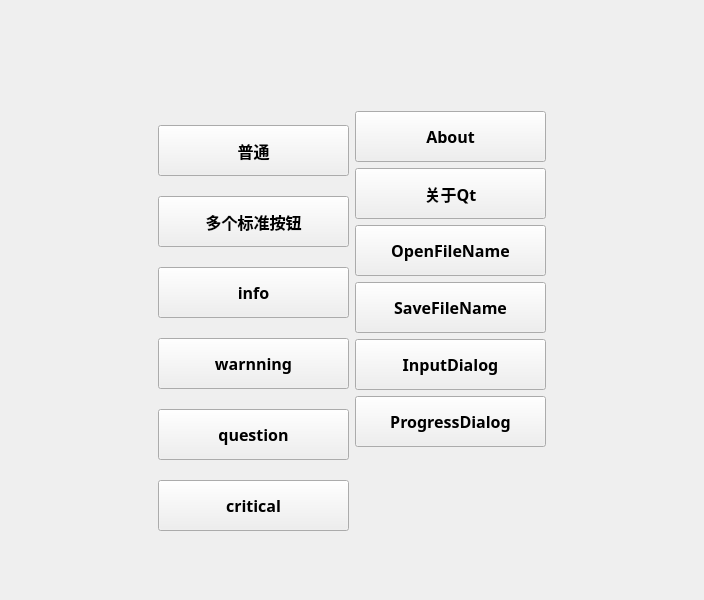
<?xml version="1.0" encoding="UTF-8"?>
<ui version="4.0">
 <class>Widget</class>
 <widget class="QWidget" name="Widget">
  <property name="geometry">
   <rect>
    <x>0</x>
    <y>0</y>
    <width>704</width>
    <height>600</height>
   </rect>
  </property>
  <property name="windowTitle">
   <string>Widget</string>
  </property>
  <layout class="QGridLayout" name="gridLayout">
   <item row="0" column="1">
    <spacer name="verticalSpacer">
     <property name="orientation">
      <enum>Qt::Orientation::Vertical</enum>
     </property>
     <property name="sizeHint" stdset="0">
      <size>
       <width>20</width>
       <height>142</height>
      </size>
     </property>
    </spacer>
   </item>
   <item row="1" column="0">
    <spacer name="horizontalSpacer">
     <property name="orientation">
      <enum>Qt::Orientation::Horizontal</enum>
     </property>
     <property name="sizeHint" stdset="0">
      <size>
       <width>137</width>
       <height>20</height>
      </size>
     </property>
    </spacer>
   </item>
   <item row="1" column="1">
    <layout class="QHBoxLayout" name="horizontalLayout">
     <item>
      <layout class="QVBoxLayout" name="verticalLayout">
       <item>
        <widget class="QPushButton" name="btnNormal">
         <property name="minimumSize">
          <size>
           <width>191</width>
           <height>51</height>
          </size>
         </property>
         <property name="maximumSize">
          <size>
           <width>191</width>
           <height>51</height>
          </size>
         </property>
         <property name="font">
          <font>
           <family>微软雅黑</family>
           <pointsize>12</pointsize>
           <bold>true</bold>
          </font>
         </property>
         <property name="text">
          <string>普通</string>
         </property>
        </widget>
       </item>
       <item>
        <widget class="QPushButton" name="btnMulti">
         <property name="minimumSize">
          <size>
           <width>191</width>
           <height>51</height>
          </size>
         </property>
         <property name="maximumSize">
          <size>
           <width>191</width>
           <height>51</height>
          </size>
         </property>
         <property name="font">
          <font>
           <family>微软雅黑</family>
           <pointsize>12</pointsize>
           <bold>true</bold>
          </font>
         </property>
         <property name="text">
          <string>多个标准按钮</string>
         </property>
        </widget>
       </item>
       <item>
        <widget class="QPushButton" name="btnInfo">
         <property name="minimumSize">
          <size>
           <width>191</width>
           <height>51</height>
          </size>
         </property>
         <property name="maximumSize">
          <size>
           <width>191</width>
           <height>51</height>
          </size>
         </property>
         <property name="font">
          <font>
           <family>微软雅黑</family>
           <pointsize>12</pointsize>
           <bold>true</bold>
          </font>
         </property>
         <property name="text">
          <string>info</string>
         </property>
        </widget>
       </item>
       <item>
        <widget class="QPushButton" name="btnWarnning">
         <property name="minimumSize">
          <size>
           <width>191</width>
           <height>51</height>
          </size>
         </property>
         <property name="maximumSize">
          <size>
           <width>191</width>
           <height>51</height>
          </size>
         </property>
         <property name="font">
          <font>
           <family>微软雅黑</family>
           <pointsize>12</pointsize>
           <bold>true</bold>
          </font>
         </property>
         <property name="text">
          <string>warnning</string>
         </property>
        </widget>
       </item>
       <item>
        <widget class="QPushButton" name="btnQuestion">
         <property name="minimumSize">
          <size>
           <width>191</width>
           <height>51</height>
          </size>
         </property>
         <property name="maximumSize">
          <size>
           <width>191</width>
           <height>51</height>
          </size>
         </property>
         <property name="font">
          <font>
           <family>微软雅黑</family>
           <pointsize>12</pointsize>
           <bold>true</bold>
          </font>
         </property>
         <property name="text">
          <string>question</string>
         </property>
        </widget>
       </item>
       <item>
        <widget class="QPushButton" name="btnCritical">
         <property name="minimumSize">
          <size>
           <width>191</width>
           <height>51</height>
          </size>
         </property>
         <property name="maximumSize">
          <size>
           <width>191</width>
           <height>51</height>
          </size>
         </property>
         <property name="font">
          <font>
           <family>微软雅黑</family>
           <pointsize>12</pointsize>
           <bold>true</bold>
          </font>
         </property>
         <property name="text">
          <string>critical</string>
         </property>
        </widget>
       </item>
      </layout>
     </item>
     <item>
      <layout class="QVBoxLayout" name="verticalLayout_2">
       <item>
        <widget class="QPushButton" name="btnAbout">
         <property name="minimumSize">
          <size>
           <width>191</width>
           <height>51</height>
          </size>
         </property>
         <property name="maximumSize">
          <size>
           <width>191</width>
           <height>51</height>
          </size>
         </property>
         <property name="font">
          <font>
           <family>微软雅黑</family>
           <pointsize>12</pointsize>
           <bold>true</bold>
          </font>
         </property>
         <property name="text">
          <string>About</string>
         </property>
        </widget>
       </item>
       <item>
        <widget class="QPushButton" name="btnAboutQt">
         <property name="minimumSize">
          <size>
           <width>191</width>
           <height>51</height>
          </size>
         </property>
         <property name="maximumSize">
          <size>
           <width>191</width>
           <height>51</height>
          </size>
         </property>
         <property name="font">
          <font>
           <family>微软雅黑</family>
           <pointsize>12</pointsize>
           <bold>true</bold>
          </font>
         </property>
         <property name="text">
          <string>关于Qt</string>
         </property>
        </widget>
       </item>
       <item>
        <widget class="QPushButton" name="btnOpenFileName">
         <property name="minimumSize">
          <size>
           <width>191</width>
           <height>51</height>
          </size>
         </property>
         <property name="maximumSize">
          <size>
           <width>191</width>
           <height>51</height>
          </size>
         </property>
         <property name="font">
          <font>
           <family>微软雅黑</family>
           <pointsize>12</pointsize>
           <bold>true</bold>
          </font>
         </property>
         <property name="text">
          <string>OpenFileName</string>
         </property>
        </widget>
       </item>
       <item>
        <widget class="QPushButton" name="btnSaveFileName">
         <property name="minimumSize">
          <size>
           <width>191</width>
           <height>51</height>
          </size>
         </property>
         <property name="maximumSize">
          <size>
           <width>191</width>
           <height>51</height>
          </size>
         </property>
         <property name="font">
          <font>
           <family>微软雅黑</family>
           <pointsize>12</pointsize>
           <bold>true</bold>
          </font>
         </property>
         <property name="text">
          <string>SaveFileName</string>
         </property>
        </widget>
       </item>
       <item>
        <widget class="QPushButton" name="btnInputDialog">
         <property name="minimumSize">
          <size>
           <width>191</width>
           <height>51</height>
          </size>
         </property>
         <property name="maximumSize">
          <size>
           <width>191</width>
           <height>51</height>
          </size>
         </property>
         <property name="font">
          <font>
           <family>微软雅黑</family>
           <pointsize>12</pointsize>
           <bold>true</bold>
          </font>
         </property>
         <property name="text">
          <string>InputDialog</string>
         </property>
        </widget>
       </item>
       <item>
        <widget class="QPushButton" name="btnProgressDialog">
         <property name="minimumSize">
          <size>
           <width>191</width>
           <height>51</height>
          </size>
         </property>
         <property name="maximumSize">
          <size>
           <width>191</width>
           <height>51</height>
          </size>
         </property>
         <property name="font">
          <font>
           <family>微软雅黑</family>
           <pointsize>12</pointsize>
           <bold>true</bold>
          </font>
         </property>
         <property name="text">
          <string>ProgressDialog</string>
         </property>
        </widget>
       </item>
       <item>
        <spacer name="verticalSpacer_2">
         <property name="orientation">
          <enum>Qt::Orientation::Vertical</enum>
         </property>
         <property name="sizeHint" stdset="0">
          <size>
           <width>20</width>
           <height>141</height>
          </size>
         </property>
        </spacer>
       </item>
      </layout>
     </item>
    </layout>
   </item>
   <item row="1" column="2">
    <spacer name="horizontalSpacer_2">
     <property name="orientation">
      <enum>Qt::Orientation::Horizontal</enum>
     </property>
     <property name="sizeHint" stdset="0">
      <size>
       <width>137</width>
       <height>20</height>
      </size>
     </property>
    </spacer>
   </item>
   <item row="2" column="1">
    <spacer name="verticalSpacer_3">
     <property name="orientation">
      <enum>Qt::Orientation::Vertical</enum>
     </property>
     <property name="sizeHint" stdset="0">
      <size>
       <width>190</width>
       <height>85</height>
      </size>
     </property>
    </spacer>
   </item>
  </layout>
 </widget>
 <resources/>
 <connections/>
</ui>
